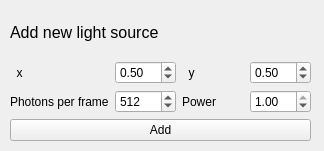
<?xml version="1.0" encoding="UTF-8"?>
<ui version="4.0">
 <class>Form</class>
 <widget class="QWidget" name="Form">
  <property name="geometry">
   <rect>
    <x>0</x>
    <y>0</y>
    <width>324</width>
    <height>151</height>
   </rect>
  </property>
  <property name="windowTitle">
   <string>New Light Source</string>
  </property>
  <widget class="QWidget" name="gridLayoutWidget">
   <property name="geometry">
    <rect>
     <x>10</x>
     <y>10</y>
     <width>301</width>
     <height>131</height>
    </rect>
   </property>
   <layout class="QGridLayout" name="gridLayout">
    <item row="2" column="0">
     <widget class="QLabel" name="label_4">
      <property name="text">
       <string>Photons per frame</string>
      </property>
     </widget>
    </item>
    <item row="1" column="3">
     <widget class="QDoubleSpinBox" name="doubleSpinBox_ypos">
      <property name="maximum">
       <double>1.000000000000000</double>
      </property>
      <property name="singleStep">
       <double>0.100000000000000</double>
      </property>
      <property name="value">
       <double>0.500000000000000</double>
      </property>
     </widget>
    </item>
    <item row="1" column="2">
     <widget class="QLabel" name="label_3">
      <property name="text">
       <string>  y  </string>
      </property>
     </widget>
    </item>
    <item row="1" column="0">
     <widget class="QLabel" name="label_2">
      <property name="text">
       <string>  x  </string>
      </property>
     </widget>
    </item>
    <item row="2" column="2">
     <widget class="QLabel" name="label_5">
      <property name="text">
       <string>Power</string>
      </property>
     </widget>
    </item>
    <item row="2" column="3">
     <widget class="QDoubleSpinBox" name="doubleSpinBox_pow">
      <property name="maximum">
       <double>1.000000000000000</double>
      </property>
      <property name="singleStep">
       <double>0.100000000000000</double>
      </property>
      <property name="value">
       <double>1.000000000000000</double>
      </property>
     </widget>
    </item>
    <item row="3" column="0" colspan="4">
     <widget class="QPushButton" name="pushButton_add">
      <property name="text">
       <string>Add</string>
      </property>
     </widget>
    </item>
    <item row="2" column="1">
     <widget class="QSpinBox" name="spinBox_ppf">
      <property name="maximum">
       <number>2048</number>
      </property>
      <property name="value">
       <number>512</number>
      </property>
     </widget>
    </item>
    <item row="1" column="1">
     <widget class="QDoubleSpinBox" name="doubleSpinBox_xpos">
      <property name="maximum">
       <double>1.000000000000000</double>
      </property>
      <property name="singleStep">
       <double>0.100000000000000</double>
      </property>
      <property name="value">
       <double>0.500000000000000</double>
      </property>
     </widget>
    </item>
    <item row="0" column="0" colspan="4">
     <widget class="QLabel" name="label">
      <property name="maximumSize">
       <size>
        <width>16777215</width>
        <height>16770000</height>
       </size>
      </property>
      <property name="text">
       <string>&lt;html&gt;&lt;head/&gt;&lt;body&gt;&lt;p&gt;&lt;span style=&quot; font-size:12pt;&quot;&gt;Add new light source&lt;/span&gt;&lt;/p&gt;&lt;/body&gt;&lt;/html&gt;</string>
      </property>
     </widget>
    </item>
   </layout>
  </widget>
 </widget>
 <resources/>
 <connections/>
</ui>
